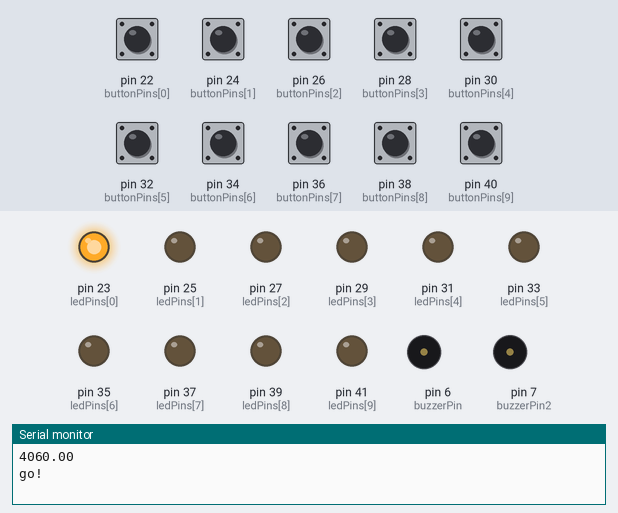
Bench run of a sketch on a simulated Arduino Mega 2560, built with avr-gcc and run on an emulated ATmega2560. Parts: output pins drawn as LEDs (lit = HIGH), buzzer (waves = sounding, pin HIGH), the last lines printed to the serial monitor. The test bench sets the inputs (shaded band); at power-on: pin 22 (buttonPins[0]), pin 24 (buttonPins[1]), pin 26 (buttonPins[2]), pin 28 (buttonPins[3]), pin 30 (buttonPins[4]), pin 32 (buttonPins[5]), pin 34 (buttonPins[6]), pin 36 (buttonPins[7]), pin 38 (buttonPins[8]), pin 40 (buttonPins[9]) LOW. Random numbers use the default seed unless the sketch sets one.

Above: at 4.8 s.
4.9 s: pin 22 (buttonPins[0]) pulled HIGH for 0.15 s
At 5.8 s:
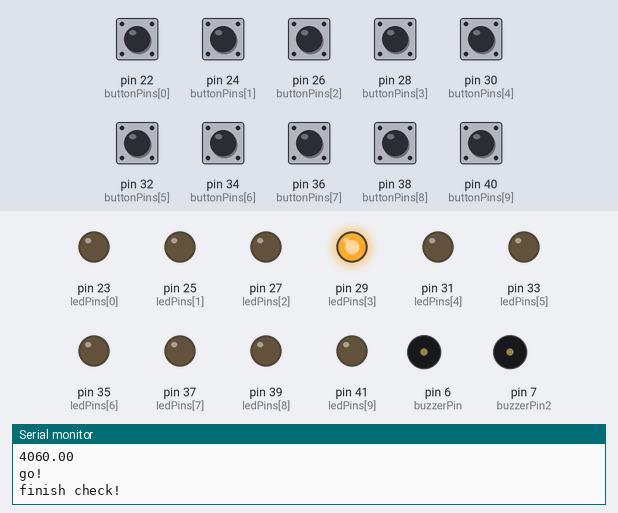
8.0 s: pin 26 (buttonPins[2]) pulled HIGH for 0.15 s
At 9.2 s:
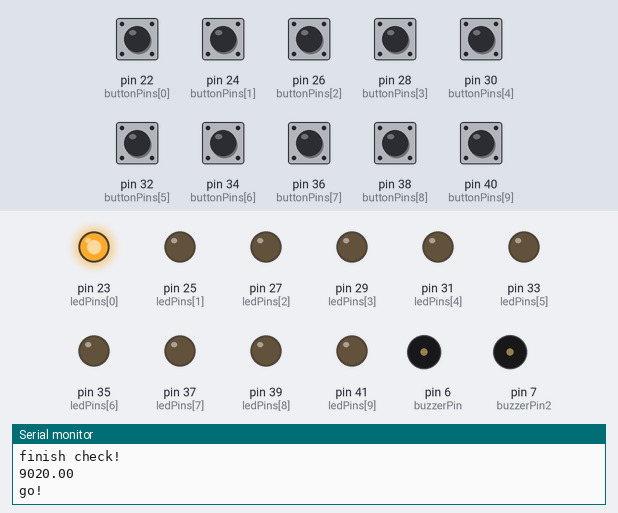
9.6 s: pin 26 (buttonPins[2]) pulled HIGH for 1 s
13.6 s: pin 22 (buttonPins[0]) pulled HIGH for 1 s
At 15.6 s:
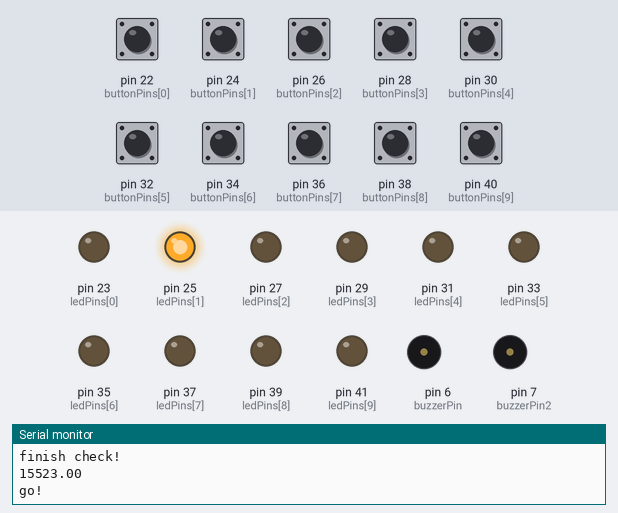
17.6 s: pin 28 (buttonPins[3]) pulled HIGH for 0.15 s
At 20.0 s:
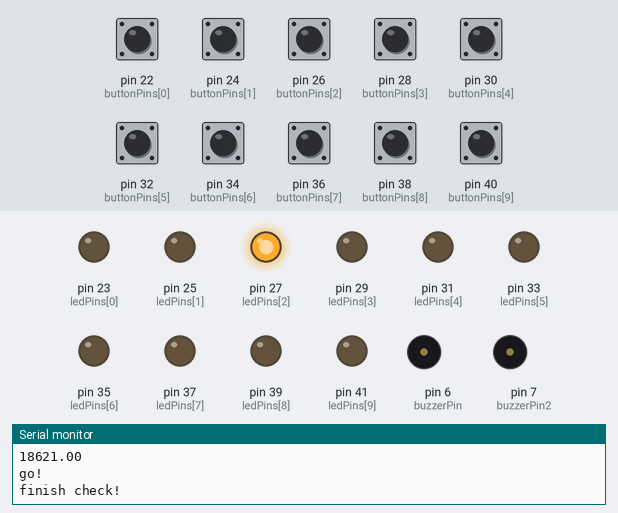
Timing chart, 0 to 20.2 s (numbered marks = the images above; inputs shaded):
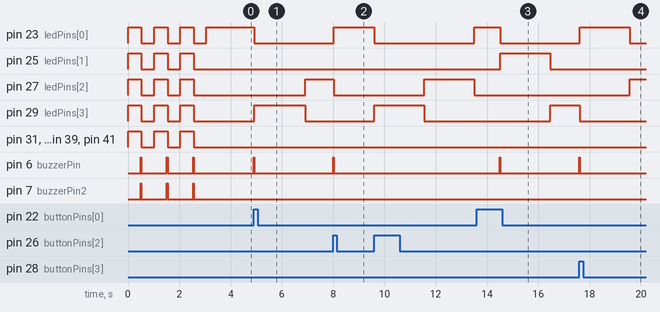

Measured:
- after the input at 4.9 s, pin 6 (buzzerPin): LOW → HIGH at once, → LOW 0.02 s later
- after the input at 8.0 s, pin 6 (buzzerPin): LOW → HIGH at once, → LOW 0.02 s later
- after the input at 13.6 s, pin 6 (buzzerPin): LOW → HIGH after 0.90 s, → LOW 0.02 s later
- after the input at 17.6 s, pin 27 (ledPins[2]): LOW → HIGH after 2.0 s; pin 6 (buzzerPin): LOW → HIGH at once, → LOW 0.02 s later
- by itself, pin 23 (ledPins[0]): alternates HIGH for 0.52 s and LOW for 0.50 s, 7 changes in all, then stays HIGH
- by itself, pin 6 (buzzerPin), pin 7 (buzzerPin2): alternates HIGH for 0.02 s and LOW for 1.0 s, 6 changes in all, then stays LOW
- by itself, pin 25 (ledPins[1]), pin 27 (ledPins[2]), pin 29 (ledPins[3]), pin 31 (ledPins[4]), pin 33 (ledPins[5]), pin 35 (ledPins[6]), pin 37 (ledPins[7]), pin 39 (ledPins[8]), pin 41 (ledPins[9]): alternates HIGH for 0.52 s and LOW for 0.50 s, 6 changes in all, then stays LOW

The sketch:

mod7.ino
```cpp
int buttonPins[] = {22,24,26,28,30,32,34,36,38,40};
int ledPins[] = {23,25,27,29,31,33,35,37,39,41};
boolean lastButtonsState[10];
boolean currentButtonsState[10];
boolean pressed = false;
float startTime;
boolean firstCicle = true;
float elapsedTime;
float timeReflection = 1000;
int score = 0;
int currentNumber = -1;
int lastNumber = -1;
int shot = 100;
boolean error = false;
int buzzerPin = 6;
int buzzerPin2 = 7;
int delayValue = 20;
void setup()
{
  randomSeed(analogRead(0));
  pinMode(buzzerPin, OUTPUT);
  pinMode(buzzerPin2, OUTPUT);
  for(int i = 0; i < sizeof(buttonPins) / sizeof(buttonPins[0]); i++)
  {
    //Assegno i pin ai relativi bottoni e led.
    pinMode(buttonPins[i], INPUT);
    pinMode(ledPins[i], OUTPUT);

    //Riempio di false i due array.
    lastButtonsState[i] = false;
    currentButtonsState[i] = false;
  }

  Serial.begin(9600);
}
void loop()
{

  if(firstCicle)
  {
    boolean led = HIGH;
    for(int i = 0; i < 6; i++){

      for(int j = 0; j < sizeof(ledPins) / sizeof(ledPins[0]); j++)
      {
      digitalWrite(ledPins[j], led);
      }
      delay(500);
      led = !led;
      if(i % 2 == 0){

      digitalWrite(buzzerPin, HIGH);
      digitalWrite(buzzerPin2, HIGH);
      delay(delayValue);
      digitalWrite(buzzerPin, LOW);
      digitalWrite(buzzerPin2, LOW);
      }
    }
    start();
    firstCicle = false;
  }
  Serial.println("go!");
  while(pressed == false && error == false && timeElapsed() <= timeReflection){
    for(int i = 0; i < sizeof(buttonPins) / sizeof(buttonPins[i]);i++){
      currentButtonsState[i] = debounce(i);
      if(lastButtonsState[i] == LOW && currentButtonsState[i] == HIGH && i == currentNumber)
      {
        pressed = true;
      }
      if(lastButtonsState[i] == LOW &&  currentButtonsState[i] == HIGH && i != currentNumber){
        error = true;
      }
      lastButtonsState[i] = currentButtonsState[i];
    }
  }
  Serial.println("finish check!");
  if(pressed == true){
    digitalWrite(buzzerPin, HIGH);
    delay(delayValue);
    digitalWrite(buzzerPin, LOW);
    score++;
  }
  if(error == true){
    timeReflection -= 50;
  }
  pressed = false;
  error = false;
  shot--;
  start();
  if(shot <= 0){
    for(int i = 0; i < sizeof(ledPins) / sizeof(ledPins[0]); i++)
    {
      digitalWrite(ledPins[i], LOW);
    }
    digitalWrite(buzzerPin, HIGH);
    digitalWrite(buzzerPin2, HIGH);
    delay(25*delayValue);
    digitalWrite(buzzerPin, LOW);
    digitalWrite(buzzerPin2, LOW);
    exit(0);
  }
}


void start(){

  boolean a = true;
  while(a)
  {
    currentNumber = random(0,4);

    if(currentNumber != lastNumber)
    {
      a = false;
    }
  }
  lastNumber = currentNumber;
    for(int i = 0; i < sizeof(ledPins) / sizeof(ledPins[0]); i++)
    {
      digitalWrite(ledPins[i], LOW);
    }

    digitalWrite(ledPins[currentNumber], HIGH);
    delay(1000);
    startTime = millis();
    Serial.println(startTime);

}

float timeElapsed(){
   elapsedTime = (millis() - startTime);
   elapsedTime = elapsedTime;
   return elapsedTime;
}

boolean debounce(int n)
{
   boolean current = digitalRead(buttonPins[n]);
   if(lastButtonsState[n] != current)
   {
       delay(1);
       current = digitalRead(buttonPins[n]);
   }
   return current;
}
```
